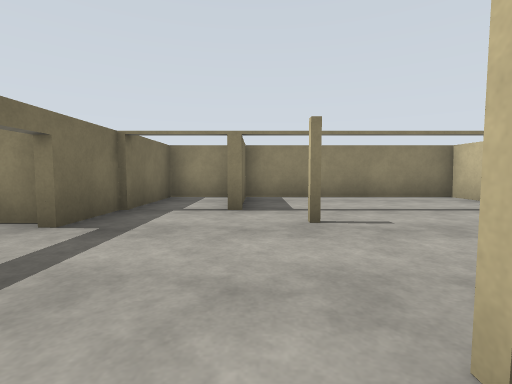
[1] (above)

16 first-person views from a walk through a robot-simulator world made for Gazebo. The camera is 1.2 m above the floor, tilts 4° down and sees 85° across. The floor is counted in squares, 2 m on a side. Each view is taken from the middle of a square. On the plan, view 1 faces up. The plan holds only what a view shows up to about 9 squares ahead; the rest is blank.

[2]
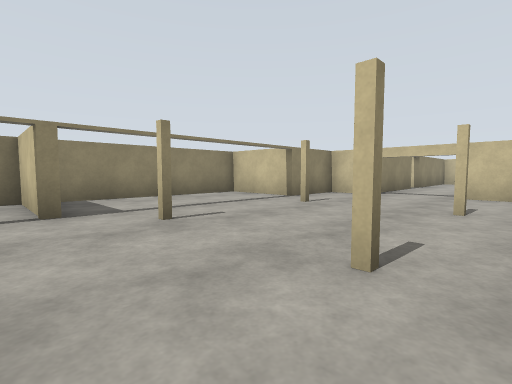

[3]
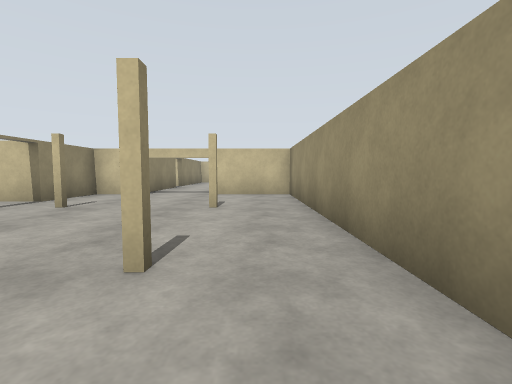

[4]
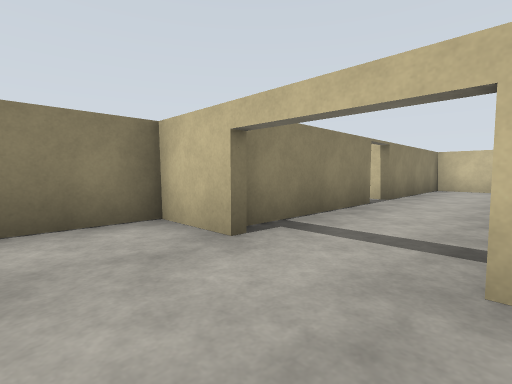

[5]
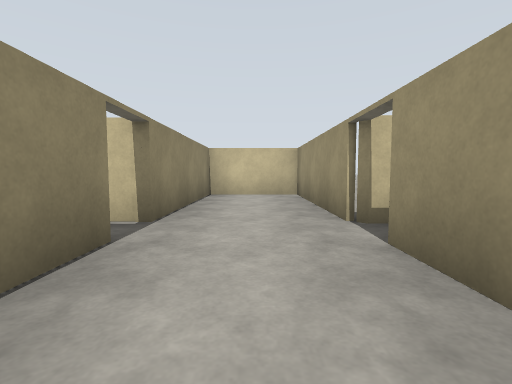

[6]
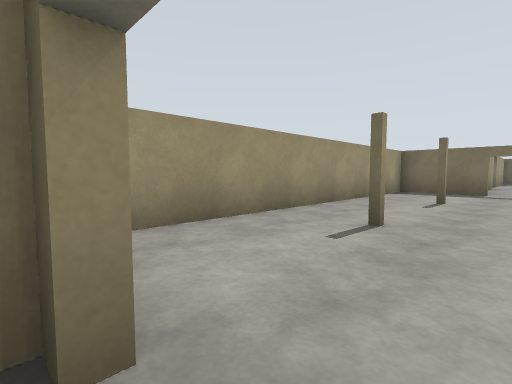

[7]
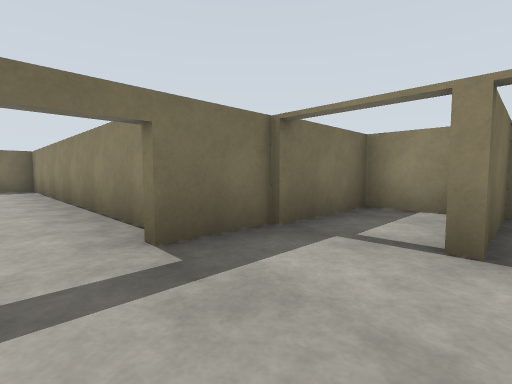

[8]
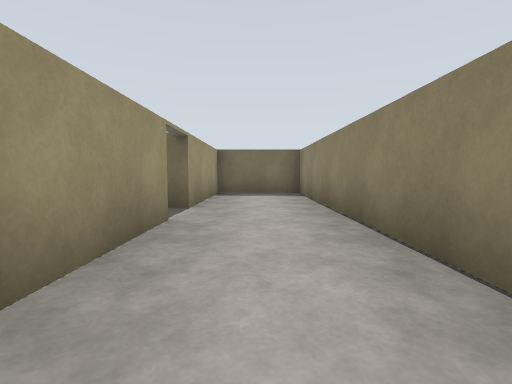

[9]
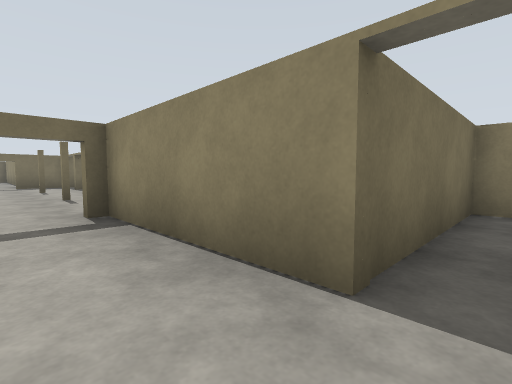

[10]
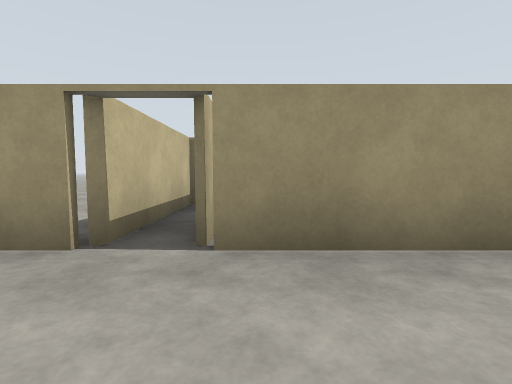

[11]
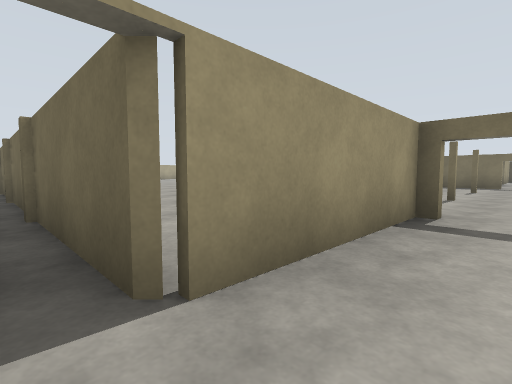

[12]
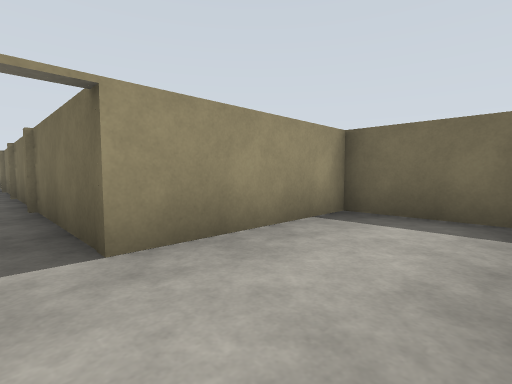

[13]
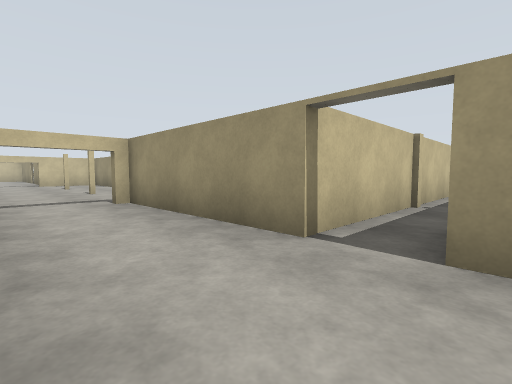

[14]
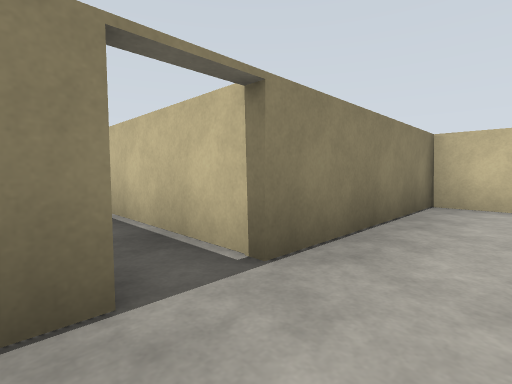

[15]
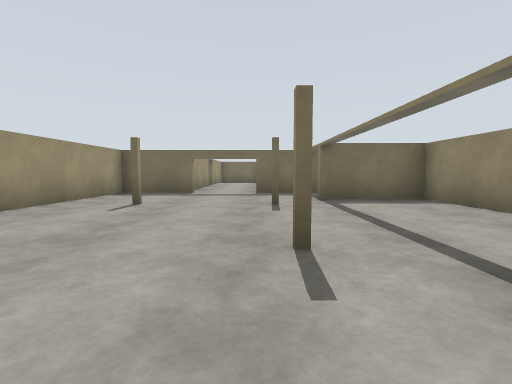

[16]
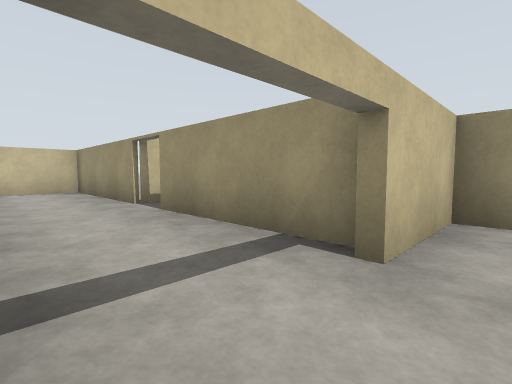

### Floor plan
Key: @ floor where view 1 was taken; # wall or solid block; . floor.
Columns run from 11 left of view 1 to 16 right of it. Each row starts with its distance up from view 1.
  7          ########    ###
  6          #.#....#    #.#
  5         ##.#....###  #.#
  4 #########.........####.#####
  3 #.......#...#..#...........#
  2 #..........................#
  1 ####.####...#..#..####.#####
  0    #.#  #..@......#  #.#
 -1    #.#  ###########  #.#
 -2    #.#               #.#
 -3    #.#               #.
 -4    #.#               #.
 -5    #.#               #.
 -6    #.
 -7    #
 -8    #

Positions as (right, up) in squares from view 1, and headings:
1: (0, 0), facing up
2: (-1, 0), facing up-right
3: (-1, 0), facing right
4: (5, 1), facing up-right
5: (8, 2), facing right
6: (7, 2), facing down-left
7: (0, 2), facing up-left
8: (-3, 2), facing left
9: (11, 2), facing up-left
10: (10, 3), facing down
11: (11, 2), facing down-left
12: (-7, 3), facing down-left
13: (-8, 3), facing down-right
14: (10, 2), facing up-right
15: (6, 3), facing left
16: (6, 3), facing down-right
